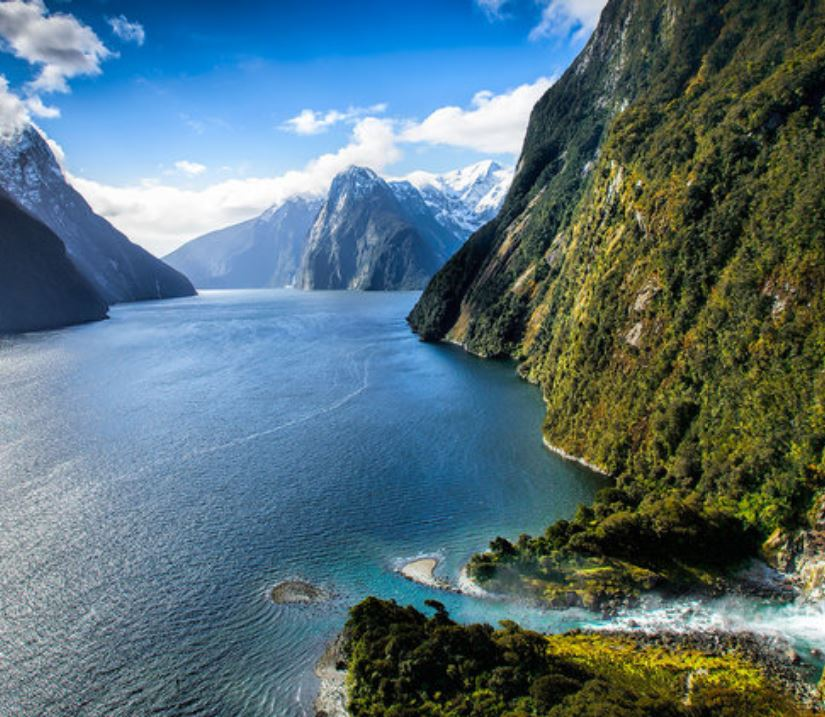
#> input picture images/new-zealand-coast.jpeg, 825 x 717 px
$ python blur-dilation.erosion.py
#> lines starting #> are read from the running program, lines starting #| are printed output that depends on the picture
import numpy as np
import cv2

image = cv2.imread("../images/new-zealand-coast.jpeg")
#> image is the input picture: shape (717, 825, 3); mean B, G, R 122.4, 112.7, 86.8
cv2.imshow("Original", image)

blur = cv2.GaussianBlur(image, (5,55), 0)
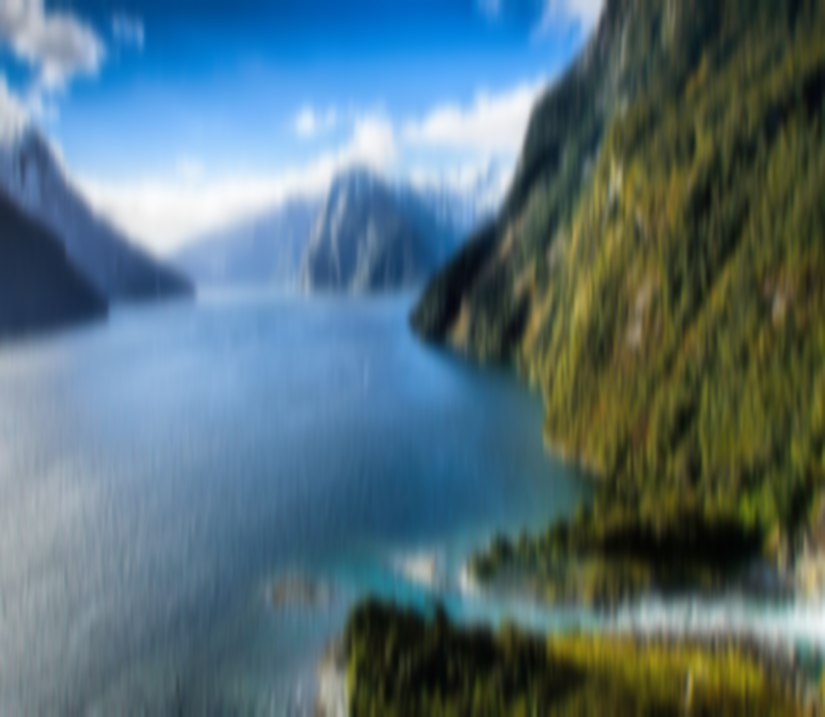
#> blur: shape (717, 825, 3); mean B, G, R 122.5, 112.7, 86.8
cv2.imshow("Blur", blur)

kernel = np.ones((5,5), 'uint8')

dilate = cv2.dilate(image, kernel, iterations=1)
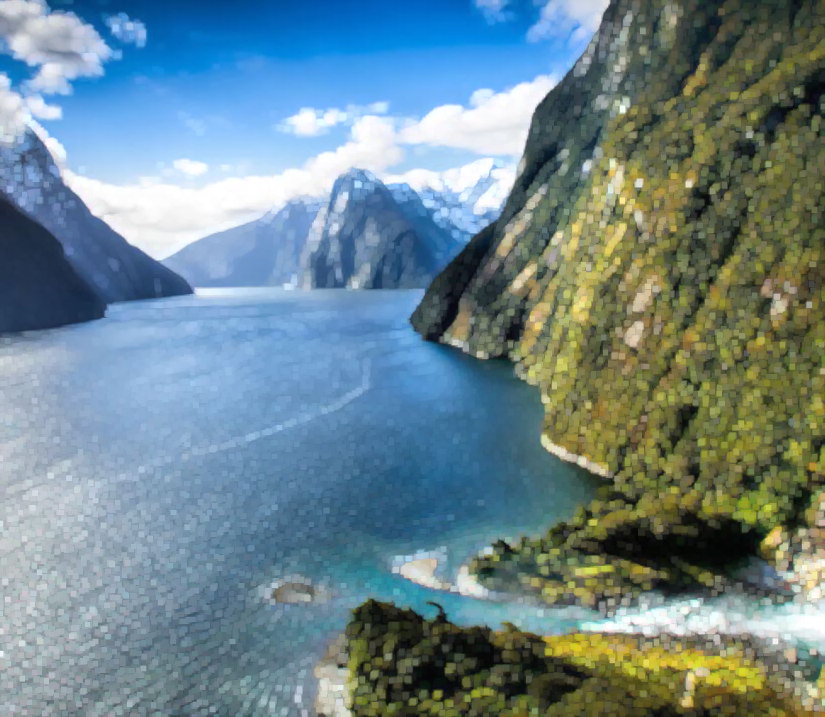
#> dilate: shape (717, 825, 3); mean B, G, R 142.1, 134.2, 109.3
erode = cv2.erode(image, kernel, iterations=1)
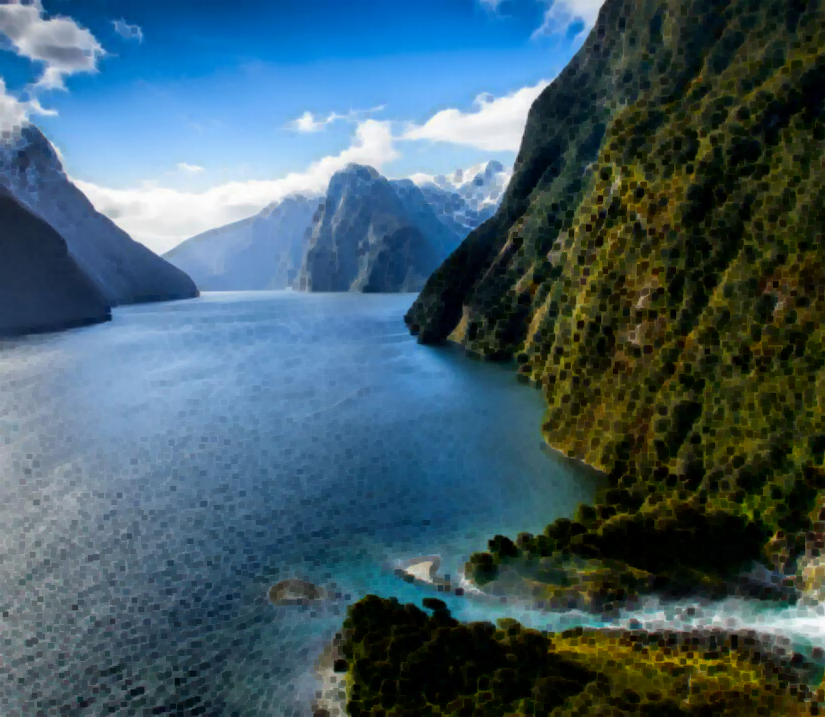
#> erode: shape (717, 825, 3); mean B, G, R 104.1, 92, 65.4

cv2.imshow("Dilate", dilate)
cv2.imshow("Erosion", erode)

cv2.waitKey(0)
cv2.destroyAllWindows()

$ run again, with images/document-scaneed-2.jpeg copied over images/new-zealand-coast.jpeg
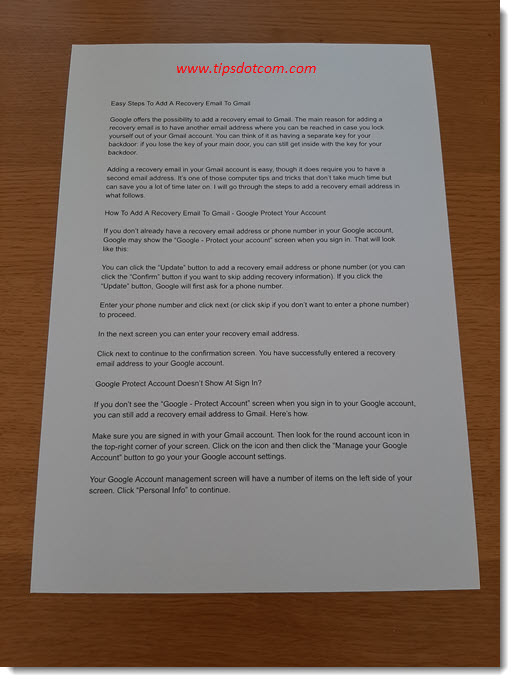
#> input picture images/document-scaneed-2.jpeg, 515 x 682 px
#> image is the input picture: shape (682, 515, 3); mean B, G, R 110.1, 118.2, 130.9
#> `dilate = cv2.dilate(image, kernel, iterations=1)`:
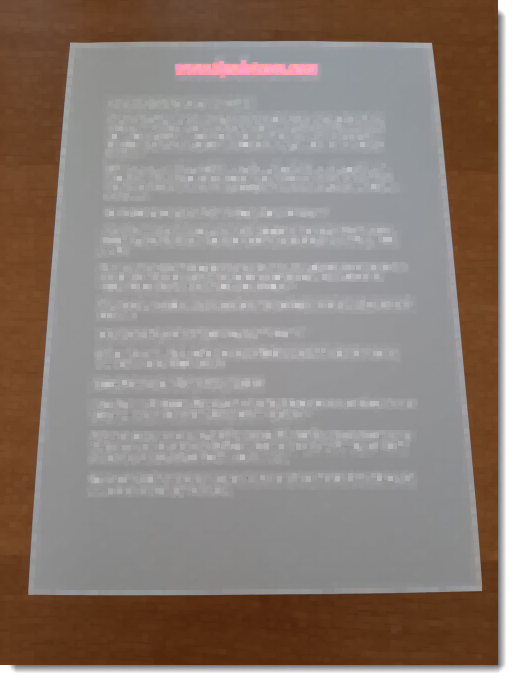
#> dilate: shape (682, 515, 3); mean B, G, R 121.5, 129, 141.2
#> `erode = cv2.erode(image, kernel, iterations=1)`:
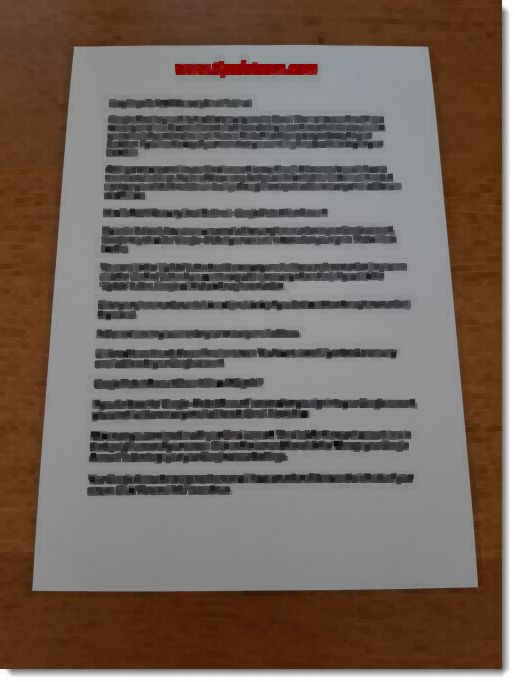
#> erode: shape (682, 515, 3); mean B, G, R 93.2, 102, 115.6
